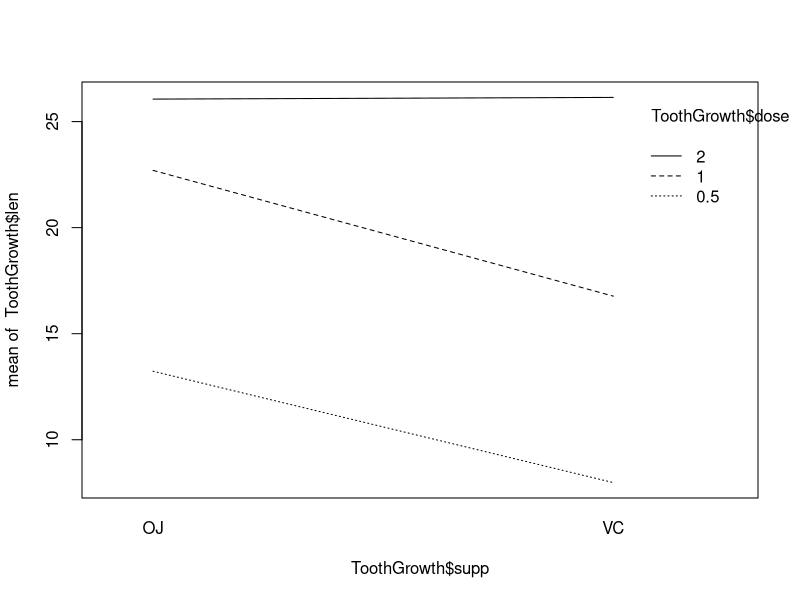
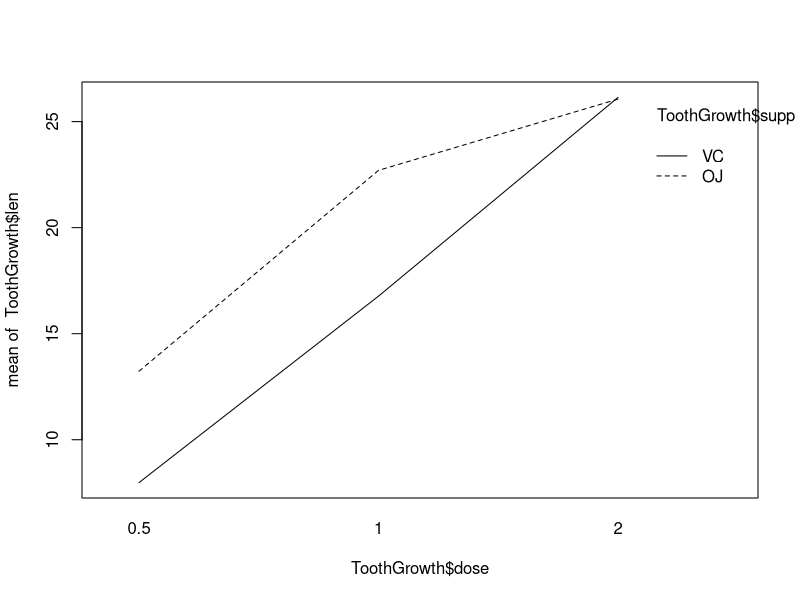
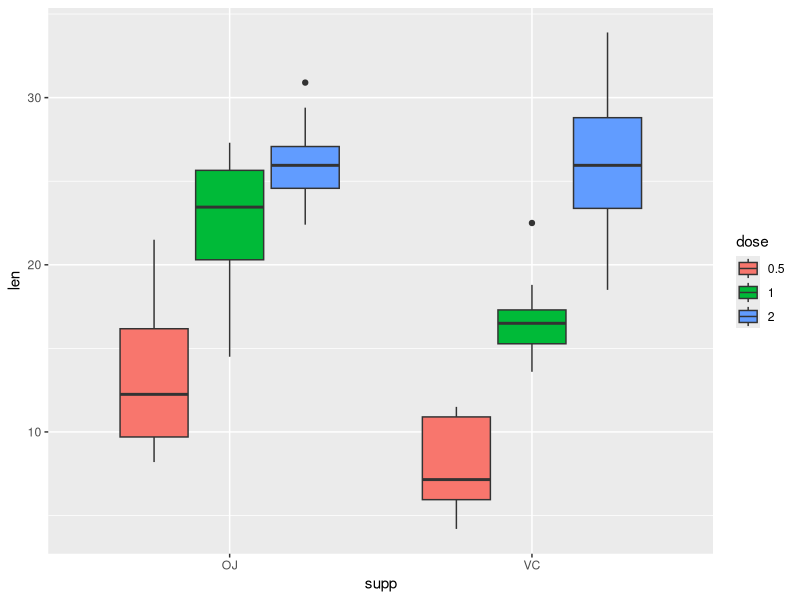
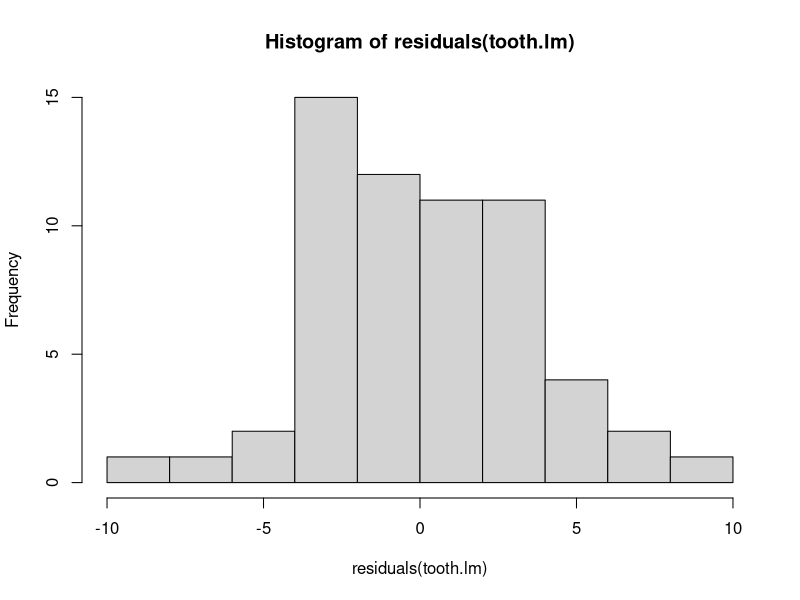
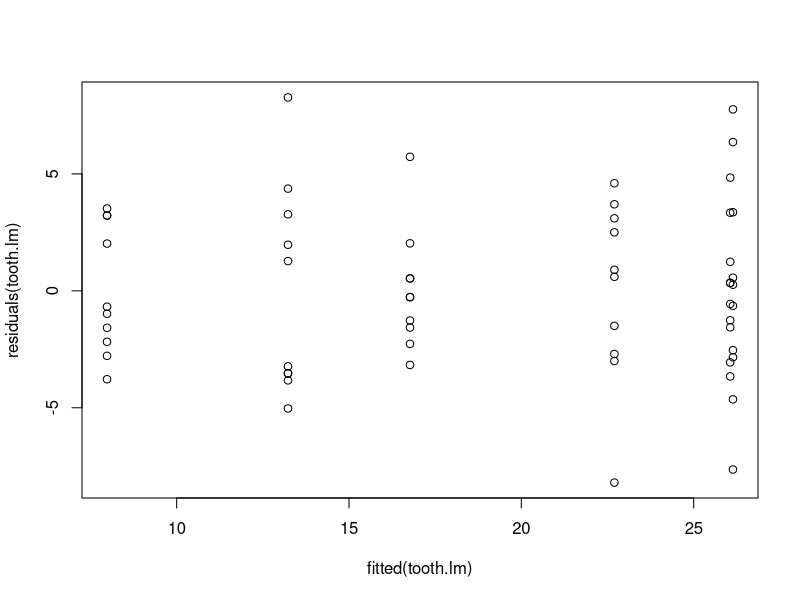
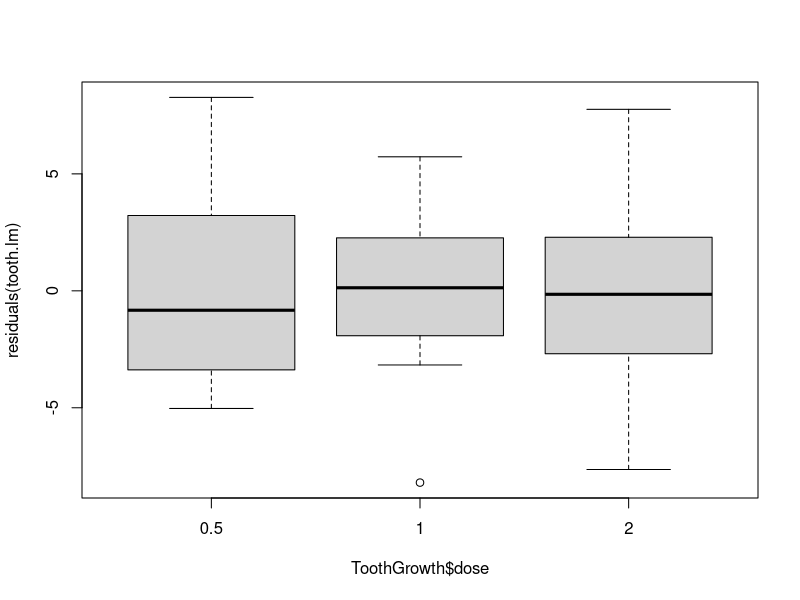
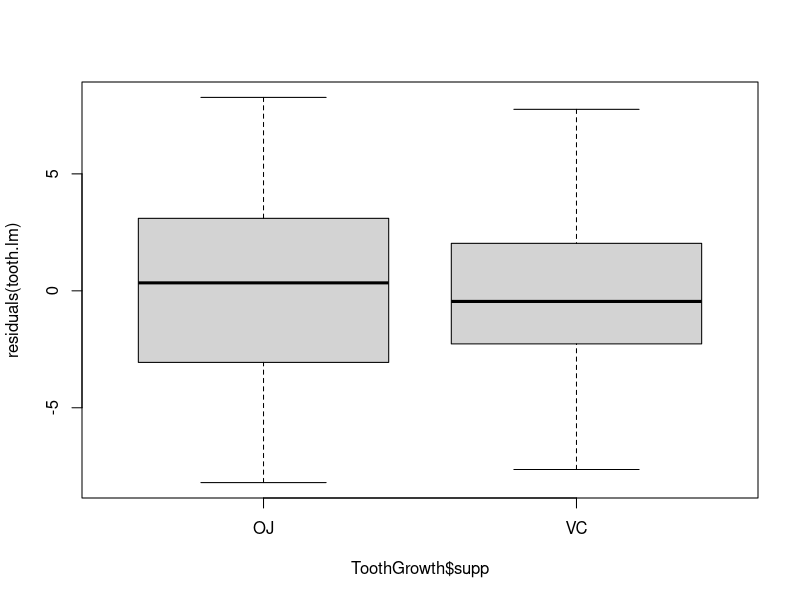
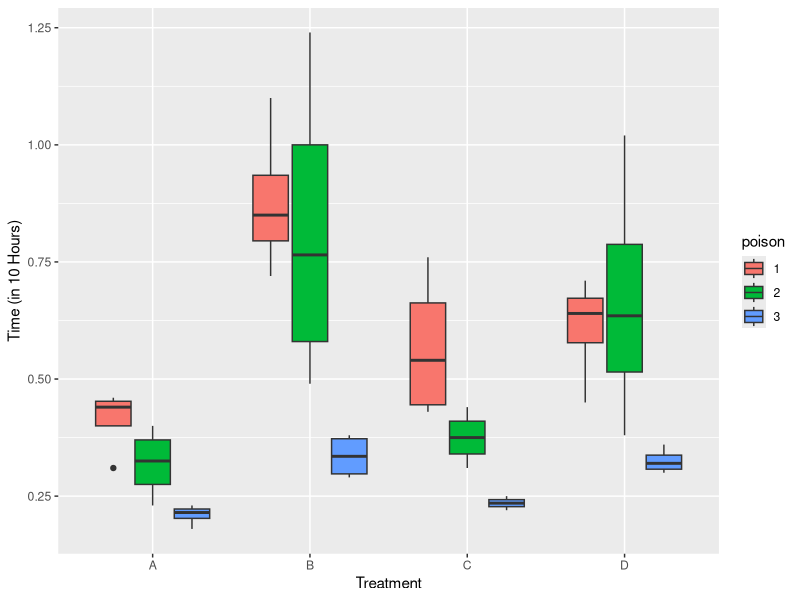

These figures' R source, in order:
#### power analysis and multiple explanatory variables

# 1.1 power analysis
? power.prop.test
? power.t.test
? power.anova.test

# 1.1.1 T test

power.t.test(delta = 5, sd = 3.5,
             sig.level = 0.05, power = 0.8, 
             type = "two.sample")
# n here is 9 for each group
# in this example we have 2 groups so
# 9*2 = 18 samples
# number of groups is given in the problem

# in class exercise 1
# how does SD affects sample size
power.t.test(delta =5,
             sd = 10,
             sig.level = 0.05,
             power = 0.8,
             type = "two.sample")
# SD = 10, number of samples also increases
# the higher the SD, the higher the samples "n"

# 2
# when sample size male =7, female = 7, 
# what is the power given N from previous example
power.t.test(delta =5,
             sd = 3.5,
             sig.level = 0.05,
             n = 7,
             type = "two.sample")
# power is 0.69
# sample size decrease, power also decrease
# in our first example power was 0.8, and n was 9

# 3
# what is your sample size
# planned for paired-t-test,
power.t.test(delta =2,
             sd = 2.3,
             sig.level = 0.05,
             power = 0.8,
             type = "paired")
# sample size n = 13

# 1.1.2 ANOVA

# variance = SD^2
# within groups
4^2

# among group variance
# getting the group means and using the 
# variance function
group.means <- c(5,8,3,9)
var(group.means) # 7.58

# ready to run our power analysis for ANOVA
power.anova.test(groups = 4,
                 between.var = 7.57,
                 within.var = 16,
                 sig.level = 0.05,
                 power = 0.8)
# n is 9 for each group
# 9*4 = 36

# in class exercise
# within groups 
# variance = SD^2
32^2 # 1024

# among group variance
groupmean <- c(105, 90, 80)
var(groupmean) # 158.33

power.anova.test(groups = 3,
                 between.var = 158.33,
                 within.var = 32^2,
                 sig.level = 0.05,
                 power = 0.8)
# n is 33 for each group
# we've 3 groups, so 33*3 = 99, total samples


# 1.2 ANOVA with two factors

data("ToothGrowth")
head(ToothGrowth)

str(ToothGrowth)

ToothGrowth$dose <- as.factor(ToothGrowth$dose)
# lenght is numerical = Y variable
# dose and supp as factor = X variable

# check the interaction between two X variables
interaction.plot(ToothGrowth$supp, ToothGrowth$dose, ToothGrowth$len)
interaction.plot(ToothGrowth$ dose, ToothGrowth$supp, ToothGrowth$len)

# if the lines are not parallel or touching each other
# then there is an interaction between the X variable

# graph of the data
library(ggplot2)

# way to graph when given 2 factors
colnames(ToothGrowth)
ggplot(ToothGrowth, aes(x = supp, y =len,
                        fill = dose))+
  geom_boxplot()


tooth.lm <- lm(len ~ supp +
                 dose + # this adds more X variables
                 supp: dose,  # this part is the interaction
               data = ToothGrowth)

# another way to do this 
# short cut way to do this
tooth.lm2 <- lm(len ~supp*dose, data = ToothGrowth)

tooth.lm
tooth.lm2

# now lets see the results, using ANOVA
anova(tooth.lm)

# reject the H0, and conclude that the supplement has an 
# effect
# F = 15.57, df = 1,54, P< 0.001

# Reject the null for dose, and conclude that
# dose has an effect
# F = 92, df= 2,54, P<0.001

# Reject the Null and conclude that there is
# an interaction between dose and supplement
# F = 4.11, df = 2,54, P = 0.02


# 1.2.1 Testing Assumptions

# in class exercise

# normality check
shapiro.test(residuals(tooth.lm))
# normal
hist(residuals(tooth.lm))

plot(residuals(tooth.lm) ~ fitted(tooth.lm))
# looks linear
plot(residuals(tooth.lm) ~ ToothGrowth$dose)
# looks equal variance
plot(residuals(tooth.lm) ~ ToothGrowth$supp)
# looks equal variance


# 1.3 Practice
library(boot)
data("poisons")
head(poisons)

# graphing the raw data
library(ggplot2)
ggplot(poisons, aes(x = treat,
                    y = time,
                     fill = poison))+
  geom_boxplot() + xlab("Treatment")+
  ylab("Time (in 10 Hours)")


# anova
# lm model
lmpoison <- lm(time ~ poison * treat, data = poisons)
anova(lmpoison)

# no interaction between treatment and poison
# so not significant
# but posion and treat are significant
# mean


# Test assumptions

# normality check
shapiro.test(residuals(lmpoison))
# not normal
hist(residuals(lmpoison))
# not normal

# linearity test
plot(residuals(lmpoison) ~ fitted(lmpoison))
# has a funnel shape, so not linear

# equal variance check
plot(residuals(lmpoison) ~ poisons$poison)
# not equal variance; one boxplot a lot smaller

plot(residuals(lmpoison) ~ poisons$treat)

# levene test for variance, we can use this as well
library(car)
leveneTest(residuals(lmpoison) ~ poisons$poison)
# test suggest not equal variance
leveneTest(residuals(lmpoison) ~ poisons$treat)
# failed equal variance

#

